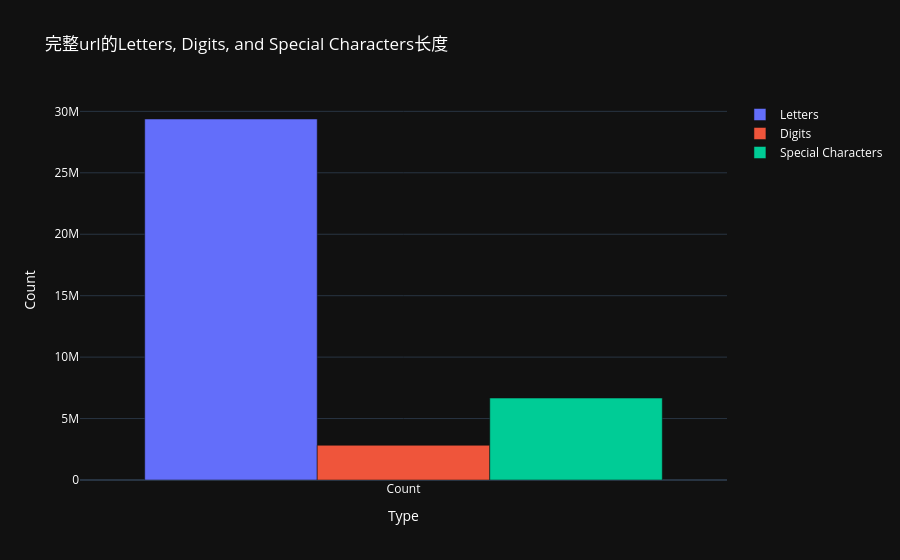

The notebook cell saved with this chart:
### Code cell
# 绘制柱状图
counts = data[['alpha_count', 'digits_count', 'special_char_count']].sum()

fig = go.Figure(data=[
    go.Bar(name='Letters', x=['Count'], y=[counts['alpha_count']]),
    go.Bar(name='Digits', x=['Count'], y=[counts['digits_count']]),
    go.Bar(name='Special Characters', x=['Count'], y=[counts['special_char_count']])
])

fig.update_layout(title='完整url的Letters, Digits, and Special Characters长度',
                  xaxis_title='Type',
                  yaxis_title='Count',
                  barmode='group',
                  template='plotly_dark',
                  font=dict(color='white'))

fig.show()

### Figure 1 — Plotly figure (JSON) as saved in the notebook; plotly's stock layout.template omitted (floating-point values rounded to 4 significant figures)
{"data": [{"name": "Letters", "type": "bar", "x": ["Count"], "y": [29379067]}, {"name": "Digits", "type": "bar", "x": ["Count"], "y": [2823702]}, {"name": "Special Characters", "type": "bar", "x": ["Count"], "y": [6669097]}], "layout": {"barmode": "group", "font": {"color": "white"}, "title": {"text": "完整url的Letters, Digits, and Special Characters长度"}, "xaxis": {"title": {"text": "Type"}}, "yaxis": {"title": {"text": "Count"}}}}
